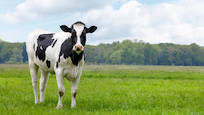
#> input picture RAMON_img/cow-3.jpeg, 204 x 115 px
$ python cow_example.py
#> lines starting #> are read from the running program, lines starting #| are printed output that depends on the picture
### RAMON_geomeansegmentation/image_segmentation/drlse_segmentation.py
"""
This Python package is written in the context of the Master's thesis of Robbe Ramon, KU Leuven.

Inspired from the following references:

    [1] Y. Rathi, A. Tannenbaum and O. Michailovich, "Segmenting Images on the Tensor Manifold," 2007 IEEE Conference on
    Computer Vision and Pattern Recognition, Minneapolis, MN, USA, 2007, pp. 1-8, doi: 10.1109/CVPR.2007.383010.

    [2] C. Li, C. Xu, C. Gui and M. D. Fox, "Distance Regularized Level Set Evolution and Its Application to Image
    Segmentation," in IEEE Transactions on Image Processing, vol. 19, no. 12, pp. 3243-3254, Dec. 2010,
    doi: 10.1109/TIP.2010.2069690.

    [3] Bini, D.A., Iannazzo, B. A note on computing matrix geometric means. Advances in Computational Mathematics 35,
    175–192 (2011). https://doi.org/10.1007/s10444-010-9165-0

Author: Robbe Ramon
Released under MIT license
"""

import numpy as np
from enum import Enum
from RAMON_geomeansegmentation.matrix_geometric_mean.geodesic_distance import geodesic_distance
from RAMON_geomeansegmentation.matrix_geometric_mean.euclidean_distance import euclidean_distance
from RAMON_geomeansegmentation.matrix_geometric_mean.cheap_mean import cheap_mean
from scipy.ndimage import laplace
from scipy.ndimage import gaussian_filter
from scipy.linalg import eigh
import cv2


class PotentialFunction(Enum):
    SINGLE_WELL = 0
    DOUBLE_WELL = 1


class EdgeIndicator(Enum):
    GEODESIC_DISTANCE = 0
    SCALAR_DIFFERENCE = 1
    EUCLIDEAN_DISTANCE = 2

    def __str__(self):
        return f"EdgeIndicator.{self.name}"

    # [4 lines left out: function from_string, not called in this run]


def perform_segmentation(
        image: np.ndarray,
        initial_contours_coordinates: [tuple[int, int, int, int]],
        iter_inner: int = 10,
        iter_outer: int = 30,
        lmbda: float = 5,
        alfa: float = -3,
        epsilon: float = 1.5,
        sigma: float = 0.8,
        potential_function: PotentialFunction = PotentialFunction.DOUBLE_WELL,
        edge_indicator: EdgeIndicator = EdgeIndicator.GEODESIC_DISTANCE,
        amount_of_points: int = 10
):
    """Perform image segmentation using the one of three edge indicators en level set evolution

    Parameters:
    image (np.ndarray): The image to segment
    initial_contours_coordinates ([tuple[int, int, int, int]]): The x and y coordinates of all initial contours
    iter_inner (int): amount of inner iterations during level set evolution
    iter_outer (int): amount of outer iterations during level set evolution
    lmbda (float): weight of the weighted length term [2]
    alfa (float): weight of the weighted area term [2]
    epsilon (float): width of Dirac Delta function
    potential_function (EdgeIndicator): choice of potential function in distance regularization term [2]
    amount_of_points (int): the amount of points utilised for calculating
        the matrix geometric mean in the geodesic distance edge indicator

    Yields:
    phi:contour update after evolution step

   """

    # Construct g
    if len(image.shape) == 3:
        g = construct_g(image, edge_indicator, sigma, amount_of_points)
    else:
        g = _construct_g_greyscale(image, edge_indicator, sigma, amount_of_points)

    # Initialize LSF as binary step function
    phi = _initialize_lsf(initial_contours_coordinates, image)
    yield phi

    timestep = 1
    mu = 0.2 / timestep  # coefficient of the distance regularization term R(phi) [2]

    for n in range(iter_outer):
        phi = _update_lsf(phi, g, lmbda, mu, alfa, epsilon, timestep, iter_inner, potential_function)
        yield phi

    # Refine the zero level contour by further level set evolution with alfa=0 [2]
    alfa = 0
    iter_refine = 10
    phi = _update_lsf(phi, g, lmbda, mu, alfa, epsilon, timestep, iter_refine, potential_function)
    yield phi


def construct_g(image: np.ndarray, edge_detector: EdgeIndicator, sigma: float, amount_of_points: int):

    if edge_detector == EdgeIndicator.GEODESIC_DISTANCE:

        img_smooth = gaussian_filter(image, sigma if len(image.shape) < 3 else [sigma, sigma, 0])
        tensor_manifold = _construct_tensor_manifold(img_smooth)
        return _manifold_to_g(tensor_manifold, amount_of_points)
    if edge_detector == EdgeIndicator.SCALAR_DIFFERENCE:

        if len(image.shape) < 3:
            image = cv2.cvtColor(image, cv2.COLOR_RGB2GRAY)
            img_smooth = gaussian_filter(image, sigma)
            [Iy, Ix] = np.gradient(img_smooth)
            f = np.square(Ix) + np.square(Iy)
        else:
            img_smooth = gaussian_filter(image, [sigma, sigma, 0])
            [Iy_1, Ix_1] = np.gradient(img_smooth[:, :, 0])
            [Iy_2, Ix_2] = np.gradient(img_smooth[:, :, 1])
            [Iy_3, Ix_3] = np.gradient(img_smooth[:, :, 2])
            f = np.square(Ix_1) + np.square(Iy_1) + np.square(Ix_2) + np.square(Iy_2) + np.square(Ix_3) + np.square(Iy_3)

        return 1 / (1 + f)
    if edge_detector == EdgeIndicator.EUCLIDEAN_DISTANCE:
        img_smooth = gaussian_filter(image, sigma if len(image.shape) < 3 else [sigma, sigma, 0])
        tensor_manifold = _construct_tensor_manifold(img_smooth)
        return _manifold_to_g_euclidean_mean(tensor_manifold)


# [11 lines left out: function _construct_g_greyscale, not called in this run]


def _manifold_to_g(tensor_manifold: np.ndarray, amount_of_points: int):

    # Calculating the geometric mean
    h, w = tensor_manifold[:2]
    arr = np.zeros(tensor_manifold.shape[:2])
    n_points = amount_of_points
    indices = np.linspace(0, arr.size - 1, n_points, dtype=int)
    x_coords, y_coords = np.unravel_index(indices, arr.shape)
    selected_matrices = tensor_manifold[x_coords, y_coords].reshape(-1, 2, 2)
    selected_matrices = [m for m in selected_matrices if not (m.shape == (2, 2) and np.all(m == 0))]
    mu = cheap_mean(*selected_matrices)[0]

    # Calculating geodesic distances
    distance_matrix = np.zeros(tensor_manifold.shape[:2])
    for idx, x in enumerate(tensor_manifold):
        for idy, y in enumerate(x):

            if np.any(np.iscomplex(mu)):
                mu = np.real(mu)

            distance_matrix[idx, idy] = geodesic_distance(
                tensor_manifold[idx, idy], mu)

    # Calculating the g value
    calculate_g_value = lambda x: (1 / (1 + x ** 8))
    g = np.vectorize(calculate_g_value)(distance_matrix)

    return g


# [23 lines left out: function _manifold_to_g_euclidean_mean, not called in this run]


def _construct_tensor_manifold(image: np.ndarray):
    r, g, b = image[:, :, 0], image[:, :, 1], image[:, :, 2]

    d_x_r, d_y_r = np.gradient(r)
    d_x_g, d_y_g = np.gradient(g)
    d_x_b, d_y_b = np.gradient(b)

    d_x_x_r = np.gradient(d_x_r)[0]
    d_y_y_r = np.gradient(d_y_r)[1]
    d_x_y_r = np.gradient(d_x_r)[1]

    d_x_x_g = np.gradient(d_x_g)[0]
    d_y_y_g = np.gradient(d_y_g)[1]
    d_x_y_g = np.gradient(d_x_g)[1]

    d_x_x_b = np.gradient(d_x_b)[0]
    d_y_y_b = np.gradient(d_y_b)[1]
    d_x_y_b = np.gradient(d_x_b)[1]

    tensor_manifold = np.empty((d_x_r.shape[0], d_y_r.shape[1]) + (2, 2))

    for idx, x in enumerate(tensor_manifold):
        for idy, y in enumerate(tensor_manifold[idx]):
            tensor_manifold[idx][idy][0][0] = d_x_x_r[idx][idy] + d_x_x_g[idx][idy] + d_x_x_b[idx][idy]
            tensor_manifold[idx][idy][0][1] = d_x_y_r[idx][idy] + d_x_y_g[idx][idy] + d_x_y_b[idx][idy]
            tensor_manifold[idx][idy][1][0] = d_x_y_r[idx][idy] + d_x_y_g[idx][idy] + d_x_y_b[idx][idy]
            tensor_manifold[idx][idy][1][1] = d_y_y_r[idx][idy] + d_y_y_g[idx][idy] + d_y_y_b[idx][idy]

            eigenvalues, eigenvectors = eigh(tensor_manifold[idx][idy])
            if np.any(eigenvalues < 0) & np.all(eigenvalues > 1e-8):
                x = eigenvectors @ np.diag(np.abs(eigenvalues)) @ np.transpose(eigenvectors)
                tensor_manifold[idx][idy] = x
            elif np.any(eigenvalues < 1e-8):
                eigenvalues = np.where(np.abs(eigenvalues) < 1e-8, 0.01, eigenvalues)
                x = eigenvectors @ np.diag(np.abs(eigenvalues)) @ np.transpose(eigenvectors)
                tensor_manifold[idx][idy] = x

    return tensor_manifold


# [109 lines left out: functions _construct_tensor_manifold_greyscale, _initialize_lsf, _update_lsf, _dist_reg_p2, _div, _dirac and 1 more, not called in this run]

### RAMON_geomeansegmentation/matrix_geometric_mean/cheap_mean.py
"""
This Python package is written in the context of the Master's thesis of Robbe Ramon, KU Leuven.

Inspired from the following references:

    [1] Y. Rathi, A. Tannenbaum and O. Michailovich, "Segmenting Images on the Tensor Manifold," 2007 IEEE Conference on
    Computer Vision and Pattern Recognition, Minneapolis, MN, USA, 2007, pp. 1-8, doi: 10.1109/CVPR.2007.383010.

    [2] C. Li, C. Xu, C. Gui and M. D. Fox, "Distance Regularized Level Set Evolution and Its Application to Image
    Segmentation," in IEEE Transactions on Image Processing, vol. 19, no. 12, pp. 3243-3254, Dec. 2010,
    doi: 10.1109/TIP.2010.2069690.

    [3] Bini, D.A., Iannazzo, B. A note on computing matrix geometric means. Advances in Computational Mathematics 35,
    175–192 (2011). https://doi.org/10.1007/s10444-010-9165-0

Author: Robbe Ramon
Released under MIT license
"""

import numpy as np
from scipy.linalg import logm, expm, pinv, det


# Implemented as described by Bini et al. [3]
def cheap_mean(*args):
    n = args[0].shape[0]
    p = len(args)
    tol = 1e-12
    maxiter = 1000

    A = [args[k] for k in range(p)]
    ct = 0

    while True:

        ct += 1

        A1 = [np.zeros((n, n)) for k in range(p)]
        for k in range(p):

            B = pinv(A[k])
            S = np.zeros((n, n))
            for h in range(p):

                if h != k:
                    X = B @ A[h]
                    X_logm = np.zeros((n, n)) \
                        if det(X) == 0 \
                        else logm(X)
                    S = np.add(S, X_logm)

            A1[k] = A[k] @ expm(1 / p * S)

        ni = np.linalg.norm(A1[0] - A[0])
        if ni < tol:
            iter = ct
            break
        if ct == maxiter:
            print('CHEAP: Max number of iterations reached')
            iter = ct
            break
        A = A1.copy()

    C = A1[0]
    for k in range(1, p):
        C = np.add(C, A1[k])
    C = C / p

    return C, iter

### RAMON_examples/cow_example.py
import cv2
from RAMON_geomeansegmentation.image_segmentation.drlse_segmentation import perform_segmentation, PotentialFunction, EdgeIndicator, construct_g
from RAMON_figure.show_figure import show_all, show_lsf, show_contour
from segmentrecognition.image_recognition_recognize import recognize_animal


def execute(img_path, initial_countour_coordinates, iter_inner, iter_outer, lmbda, alfa, epsilon, sigma, potential_function, edge_indicator, amount_of_points):
#> called with img_path = '../RAMON_img/cow-3.jpeg', iter_inner = 15, iter_outer = 35, lmbda = 2, alfa = 4, epsilon = 1.5, sigma = 1, amount_of_points = 100
    img = cv2.imread(img_path)
#> img is the input picture: shape (115, 204, 3); mean B, G, R 131.8, 171.9, 155.9
    img = cv2.cvtColor(img, cv2.COLOR_BGR2RGB)

    original_img = img

    # Geodesic distance edge indicator
    seg = perform_segmentation(
        image=img,
        initial_contours_coordinates=initial_countour_coordinates,
        iter_inner=iter_inner,
        iter_outer=iter_outer,
        lmbda=lmbda,
        alfa=alfa,
        epsilon=epsilon,
        sigma=sigma,
        potential_function=potential_function,
        edge_indicator=edge_indicator,
        amount_of_points=amount_of_points
    )


    # [29 lines of commented-out code are left out]

    n = 0
    while True:
        try:
            n = n + 1
            phi = next(seg)
#> in _construct_tensor_manifold, `r, g, b = image[:, :, 0], image[:, :, 1], image[:, :, 2]`:
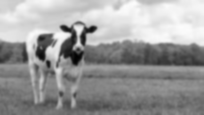
#> r: shape (115, 204); min 2, max 252, mean 154.9
#> in _construct_tensor_manifold, `r, g, b = image[:, :, 0], image[:, :, 1], image[:, :, 2]`:
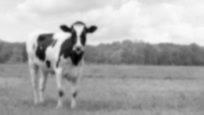
#> g: shape (115, 204); min 3, max 252, mean 170.9
#> in _construct_tensor_manifold, `r, g, b = image[:, :, 0], image[:, :, 1], image[:, :, 2]`:
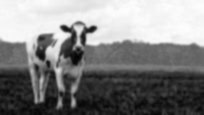
#> b: shape (115, 204); min 3, max 253, mean 130.8
#> in _construct_tensor_manifold, `d_x_b, d_y_b = np.gradient(b)`:
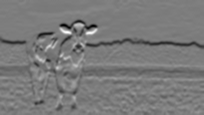
#> d_x_b: shape (115, 204) float64; min -69.5, max 71.5, mean -1.9; drawn with min black and max white
#> in _construct_tensor_manifold, `d_x_b, d_y_b = np.gradient(b)`:
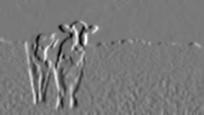
#> d_y_b: shape (115, 204) float64; min -63, max 69.5, mean 0.1; drawn with min black and max white
#> in _construct_tensor_manifold, `d_x_x_b = np.gradient(d_x_b)[0]`:
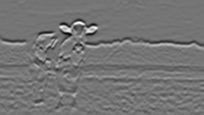
#> d_x_x_b: shape (115, 204) float64; min -32.5, max 38.25, mean 0; drawn with min black and max white
#> in _construct_tensor_manifold, `d_y_y_b = np.gradient(d_y_b)[1]`:
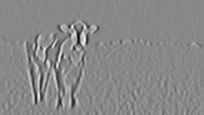
#> d_y_y_b: shape (115, 204) float64; min -46, max 40, mean 0; drawn with min black and max white
#> in _manifold_to_g, `selected_matrices = [m for m in selected_matrices if not (m.shape == (..`: selected_matrices = 100 items, first 6: [[1.5, 0], [0, 0.01]], [[1.16, -0.459], [-0.459, 2.65]], [[2.75, -1.25], [-1.25, 1]], [[0.255, -0.245], [-0.245, 0.255]], [[1.75, 0.25], [0.25, 0.5]], [[7, -1.25], [-1.25, 1]]
            print("Phi: ", phi)
            print("Original Image", original_img)
            if n == 1:
                show_lsf(phi)
                show_contour(phi, original_img)
            else:
                show_all(phi, original_img)
        except StopIteration:
            recognize_animal(img_path)
            break


if __name__ == "__main__":
#> (the run stopped early here; a loop or call above may not have finished)
